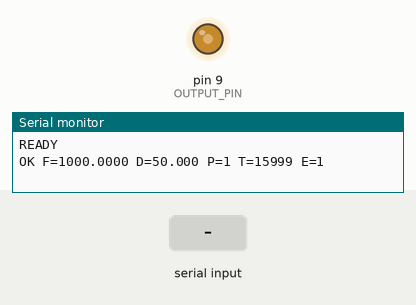
Recording of a sketch running on a simulated Arduino Uno, built with avr-gcc and run on an emulated ATmega328P. Parts: output pins drawn as LEDs (lit = HIGH), the last lines printed to the serial monitor. Inputs (shaded band) come from the test bench.

Above: at 1.2 s.
1.3 s: "e\n" received over Serial
At 2.5 s:
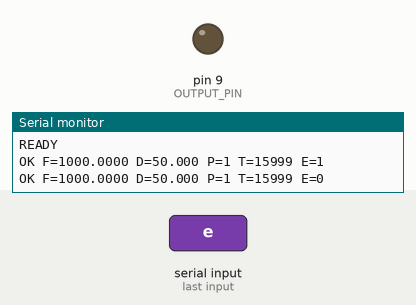
2.8 s: "E90\n" received over Serial
At 3.8 s:
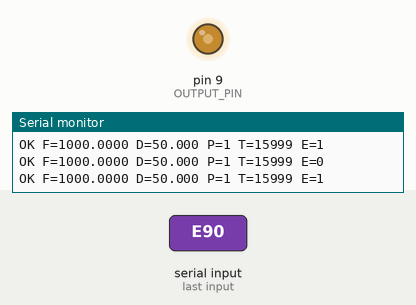
4.3 s: "D90\n" received over Serial
At 4.9 s:
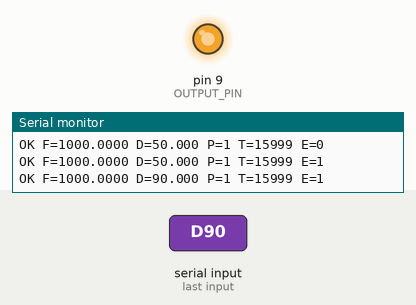
5.8 s: "D,45\n" received over Serial
At 7.2 s:
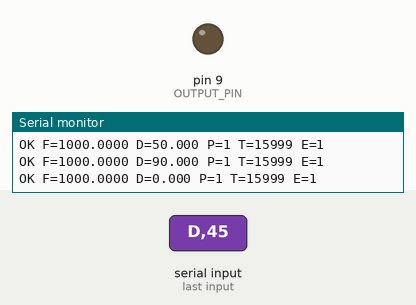
Timing chart, 0 to 8.3 s (numbered marks = the images above; inputs shaded):
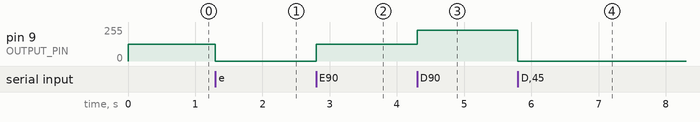

Measured:
- after the input at 1.3 s, pin 9 (OUTPUT_PIN): 127/255 → 0/255 at once
- after the input at 2.8 s, pin 9 (OUTPUT_PIN): 0/255 → 127/255 at once
- after the input at 4.3 s, pin 9 (OUTPUT_PIN): 127/255 → 229/255 at once
- after the input at 5.8 s, pin 9 (OUTPUT_PIN): 229/255 → 0/255 at once

The sketch:

fgen.ino
```cpp
// Primitive function generator for the Arduino Uno (ATmega328P).
//
// Outputs a square wave on pin 9 (OC1A) using Timer1 in Fast PWM mode 14
// (TOP = ICR1), so the waveform is generated entirely in hardware.
//
// Serial protocol (115200 baud, newline-terminated commands):
//   F<hz>    set frequency in Hz (float, e.g. F1000 or F0.5)
//   D<pct>   set duty cycle in percent (float, 0..100)
//   E<0|1>   disable / enable the output
//   ?        report status
// Every command is answered with one status line:
//   OK F=<actual hz> D=<actual pct> P=<prescaler> T=<top> E=<0|1>
// or "ERR <message>". On boot the board prints "READY" followed by a status.

const uint8_t OUTPUT_PIN = 9;  // OC1A on the Uno

const uint16_t PRESCALERS[] = {1, 8, 64, 256, 1024};
const uint8_t CLOCK_SELECT[] = {
    _BV(CS10),
    _BV(CS11),
    _BV(CS11) | _BV(CS10),
    _BV(CS12),
    _BV(CS12) | _BV(CS10),
};
const uint8_t NUM_PRESCALERS = sizeof(PRESCALERS) / sizeof(PRESCALERS[0]);

float requestedFreq = 1000.0;
float requestedDuty = 50.0;
bool enabled = true;

// Values actually programmed into the timer, used for status reports.
uint8_t prescalerIndex = 0;
uint16_t top = 0;
uint32_t highCounts = 0;

char lineBuf[32];
uint8_t lineLen = 0;

void applySettings() {
  // Pick the smallest prescaler that fits in 16 bits: that gives the finest
  // frequency and duty-cycle resolution.
  prescalerIndex = NUM_PRESCALERS - 1;
  uint32_t counts = 65536;
  for (uint8_t i = 0; i < NUM_PRESCALERS; i++) {
    float c = (float)F_CPU / ((float)PRESCALERS[i] * requestedFreq);
    if (c <= 65536.0) {
      prescalerIndex = i;
      counts = (uint32_t)(c + 0.5);
      break;
    }
  }
  if (counts < 2) counts = 2;  // 8 MHz is the hard ceiling

  top = counts - 1;
  highCounts = (uint32_t)(requestedDuty / 100.0 * counts + 0.5);
  if (highCounts > counts) highCounts = counts;

  // Stop the timer while reconfiguring so it can never run past a new, lower
  // TOP (which would make it count all the way to 65535 once).
  TCCR1B = 0;
  TCCR1A = 0;
  TCNT1 = 0;
  ICR1 = top;

  if (!enabled || highCounts == 0) {
    digitalWrite(OUTPUT_PIN, LOW);  // pin disconnected from timer: static low
  } else if (highCounts == counts) {
    digitalWrite(OUTPUT_PIN, HIGH);  // 100 % duty: static high
  } else {
    // Non-inverting: pin is high for OCR1A + 1 counts out of TOP + 1.
    OCR1A = highCounts - 1;
    TCCR1A = _BV(COM1A1) | _BV(WGM11);
  }
  TCCR1B = _BV(WGM13) | _BV(WGM12) | CLOCK_SELECT[prescalerIndex];
}

void printStatus() {
  uint32_t counts = (uint32_t)top + 1;
  float actualFreq = (float)F_CPU / ((float)PRESCALERS[prescalerIndex] * counts);
  float actualDuty = 100.0 * highCounts / counts;
  Serial.print(F("OK F="));
  Serial.print(actualFreq, 4);
  Serial.print(F(" D="));
  Serial.print(actualDuty, 3);
  Serial.print(F(" P="));
  Serial.print(PRESCALERS[prescalerIndex]);
  Serial.print(F(" T="));
  Serial.print(top);
  Serial.print(F(" E="));
  Serial.println(enabled ? 1 : 0);
}

void handleCommand(char *cmd) {
  char op = cmd[0];
  char *arg = cmd + 1;

  switch (op) {
    case 'F':
    case 'f': {
      float f = atof(arg);
      if (f <= 0.0) {
        Serial.println(F("ERR frequency must be > 0"));
        return;
      }
      requestedFreq = f;
      break;
    }
    case 'D':
    case 'd': {
      float d = atof(arg);
      if (d < 0.0 || d > 100.0) {
        Serial.println(F("ERR duty must be 0..100"));
        return;
      }
      requestedDuty = d;
      break;
    }
    case 'E':
    case 'e':
      enabled = atoi(arg) != 0;
      break;
    case '?':
      printStatus();
      return;
    default:
      Serial.println(F("ERR unknown command"));
      return;
  }
  applySettings();
  printStatus();
}

void setup() {
  pinMode(OUTPUT_PIN, OUTPUT);
  Serial.begin(115200);
  applySettings();
  Serial.println(F("READY"));
  printStatus();
}

void loop() {
  while (Serial.available()) {
    char c = Serial.read();
    if (c == '\r') continue;
    if (c == '\n') {
      lineBuf[lineLen] = '\0';
      if (lineLen > 0) handleCommand(lineBuf);
      lineLen = 0;
    } else if (lineLen < sizeof(lineBuf) - 1) {
      lineBuf[lineLen++] = c;
    }
  }
}
```
